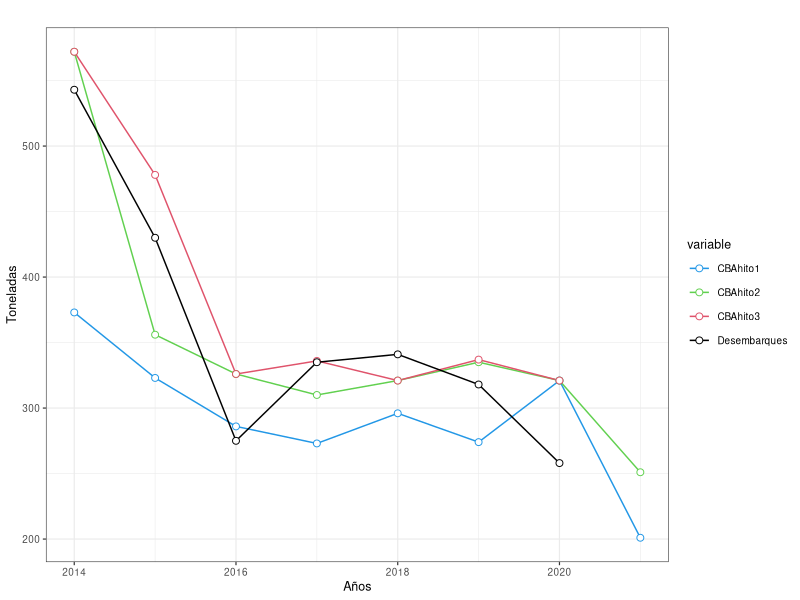
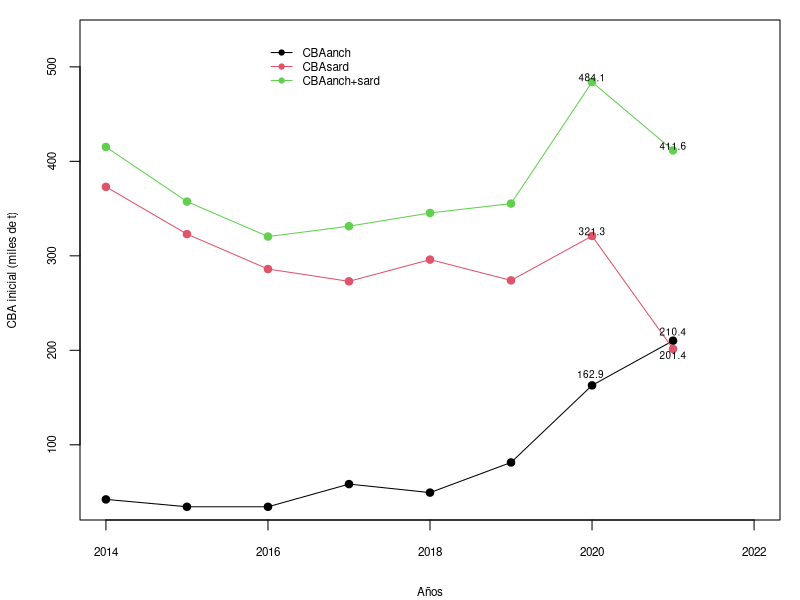
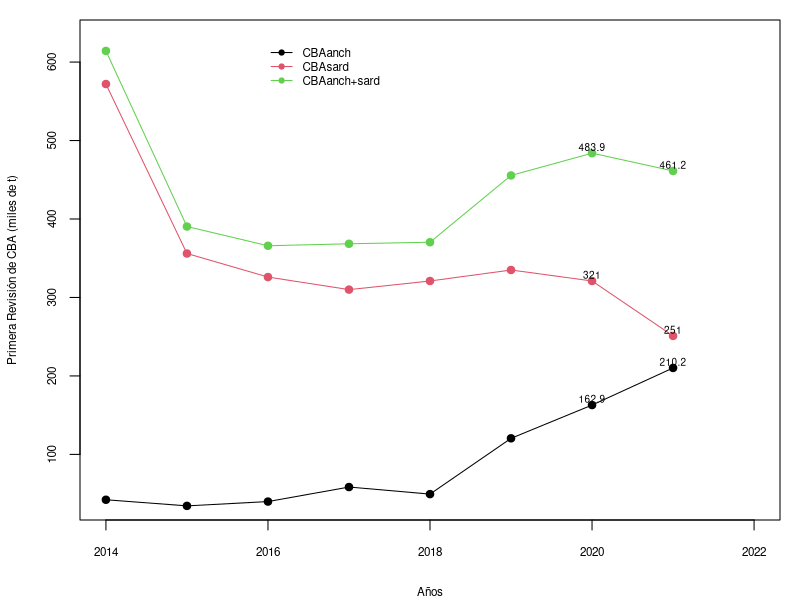
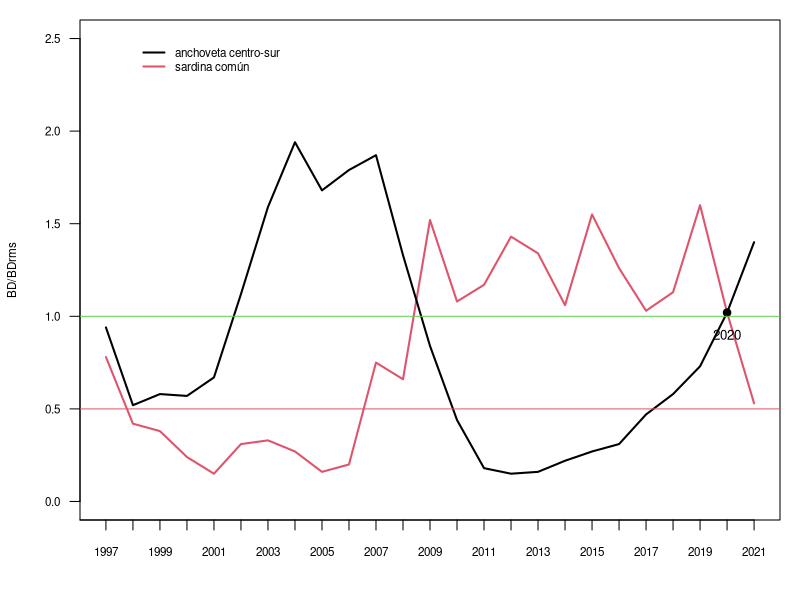

The R script that drew these images, in order:
## ---- chunk 1
library(stringr)
library(lattice)
library(ggplot2)
library(reshape)
library(dplyr)
library(ggthemes)
library(stringr)
library(knitr)

year<-    c(2014,2015,2016,2017,2018,2019,2020,2021)
CBAhito1<-c(373,323,286,273,296,274,321,201)
CBAhito2<-c(572,356,326,310,321,335,321,251)
CBAhito3<-c(572,478,326,336,321,337,321,NA)
Desembarques <- c(543,430,275,335,341,318,258,NA)


ind           <- cbind(CBAhito1,CBAhito2,CBAhito3,Desembarques) 
data          <- data.frame(ind) %>% mutate (Asesoria='data')%>% mutate (yrs= year)%>%melt(id.var=c('yrs', 'Asesoria'))

f1 <- ggplot(data, aes(yrs,value,colour=variable))+ geom_line()+ geom_point( size=2, shape=21, fill="white") + 
      labs(x = 'Años', y = 'Toneladas')  +
      scale_colour_manual(values=c(4,3,2,1))+
      theme_bw(base_size=9) + 
      ggtitle('')+
      theme(plot.title = element_text(hjust = 0.5))
f1

## ---- chunk 2
year<-seq(2014,2021,1)
CBAanch<-c(42.2,34.4,34.4,58.4,49.4,81.3,162.9,210.2)
CBAsard<-c(373,323,286,273,296,274,321,201.4)
CBAmixta<-rowSums(cbind(CBAanch,CBAsard))

par(mfrow=c(1,1),mar=c(4,4,1,1))
plot(year,CBAanch,type="o",ylim=c(40,530),xlim=c(2014,2022),pch=19,ylab="CBA inicial (miles de t)",xlab="Años",cex.lab=0.7,cex.axis=0.7)
lines(year,CBAsard,col=2,type="o",pch=19)
lines(year,CBAmixta,col=3,type="o",pch=19)
text(c(rep(2020,3),rep(2021,3)),c(170,321,483.9,215,190,411.6)+5,c("162.9 ","321.3","484.1","210.4","201.4","411.6"),cex=0.6)
legend(2016,530,c("CBAanch","CBAsard","CBAanch+sard"),col=c(1,2,3),lwd=1,pch=19,cex=0.7,bty="n")
## ---- chunk 3
year<-seq(2014,2021,1)
CBAanch<-c(42.2,34.4,39.9,58.4,49.4,120.5,162.9,210.2)
CBAsard<-c(572,356,326,310,321,335,321,251)
CBAmixta2<-rowSums(cbind(CBAanch,CBAsard))

par(mfrow=c(1,1),mar=c(4,4,1,1))
plot(year,CBAanch,type="o",ylim=c(40,630),xlim=c(2014,2022),pch=19,ylab="Primera Revisión de CBA (miles de t)",xlab="Años",cex.lab=0.7,cex.axis=0.7)
lines(year,CBAsard,col=2,type="o",pch=19)
lines(year,CBAmixta2,col=3,type="o",pch=19)
text(c(rep(2020,3),rep(2021,3)),c(CBAsard[7],CBAanch[7],CBAmixta2[7],CBAsard[8],CBAanch[8],CBAmixta2[8])+8,c(CBAsard[7],CBAanch[7],CBAmixta2[7],CBAsard[8],CBAanch[8],CBAmixta2[8]),cex=0.6)
legend(2016,630,c("CBAanch","CBAsard","CBAanch+sard"),col=c(1,2,3),lwd=1,pch=19,cex=0.7,bty="n")
## ---- chunk 4

years1<-seq(1997,2021,1)


rpr_sard<-c(0.78,0.42,0.38,0.24,0.15,0.31,0.33,0.27,0.16,0.20,0.75,0.66,1.52,1.08,1.17,1.43,1.34,1.06,1.55,1.26,1.03,1.13,1.60,1.02,0.53)

rpr_anch<-c(0.94,0.52,0.58,0.57,0.67,1.12,1.59,1.94,1.68,1.79,1.87,1.33,0.84,0.44,0.18,0.15,0.16,0.22,0.27,0.31,0.47,0.58,0.73,1.02,1.4)

par(mfrow=c(1,1),mar=c(4,4,1,1))
plot(years1,rpr_sard,type="l",ylab="BD/BDrms",xlab="",ylim=c(0,2.5),xaxp=c(1990,2021,31),las=1,lwd=2,cex.lab=0.7,cex.axis=0.7,col=2)

lines(years1,rpr_anch,col=1,lwd=2)
points(2020,1.02,pch=19,cex=1,col=1)
text(2020,0.9,"2020",cex=0.8)
abline(h=c(1,0.5),col=c(3,2))
legend(1998,2.5,c("anchoveta centro-sur","sardina común"),col=c(1,2),lwd=c(2,2),bty="n",cex=0.7)
